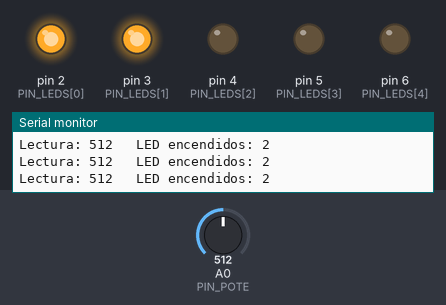
Bench run of a sketch on a simulated Arduino Uno, built with avr-gcc and run on an emulated ATmega328P. Shown: output pins drawn as LEDs (lit = HIGH), the last lines printed to the serial monitor. The test bench sets the inputs (shaded band); at power-on: A0 (PIN_POTE) = 512.

Above: at 1.2 s.
1.3 s: A0 (PIN_POTE) set to 420
4.3 s: A0 (PIN_POTE) set to 398
At 5.1 s:
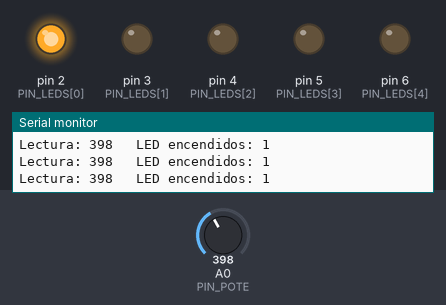
5.8 s: A0 (PIN_POTE) set to 222
8.8 s: A0 (PIN_POTE) set to 197
At 10.0 s:
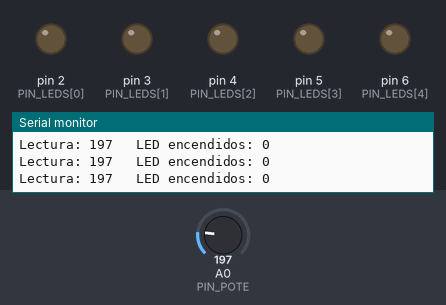
10.3 s: A0 (PIN_POTE) set to 716
At 10.9 s:
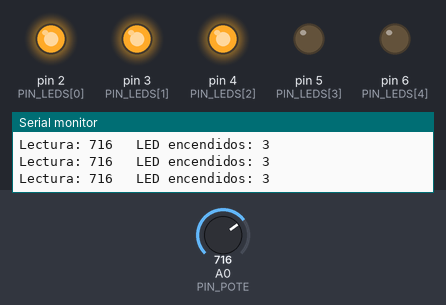
11.8 s: A0 (PIN_POTE) set to 631
13.3 s: A0 (PIN_POTE) set to 603
At 13.8 s:
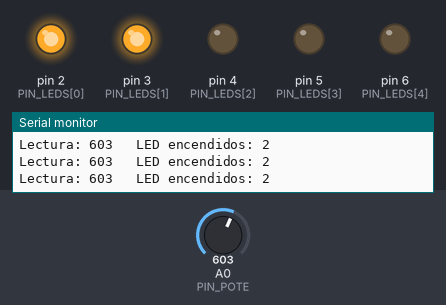
Timing chart, 0 to 15.8 s (numbered marks = the images above; inputs shaded):
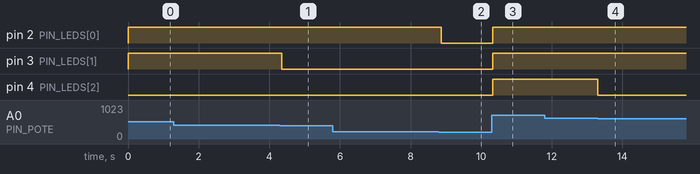

The sketch:

U1-E06-barra-nivel-leds.ino
```cpp
/* ============================================================
   Unidad 1 - Arduino Uno R3
   EJERCICIO U1-E06 - Barra de nivel con cinco LED
                                                  Nivel: intermedio
   ------------------------------------------------------------
   Se practica: ciclos, arreglos y conversion de rangos.
   Materiales:  5 LED, 5 resistencias de 220 ohm, potenciometro.
   Montaje:     LED en los pines 2, 3, 4, 5 y 6.
                Cursor del potenciometro a A0.
   ------------------------------------------------------------
   Autor: Francisco J. Agurto
   ============================================================ */

const byte PIN_LEDS[] = {2, 3, 4, 5, 6};
const byte N_LEDS     = sizeof(PIN_LEDS) / sizeof(PIN_LEDS[0]);
const byte PIN_POTE   = A0;

void setup() {
  for (byte i = 0; i < N_LEDS; i++) {
    pinMode(PIN_LEDS[i], OUTPUT);
  }
  Serial.begin(9600);
}

void loop() {
  int lectura = analogRead(PIN_POTE);              // 0 .. 1023
  int nivel   = map(lectura, 0, 1023, 0, N_LEDS);  // 0 .. 5 LED encendidos
  nivel       = constrain(nivel, 0, N_LEDS);

  for (byte i = 0; i < N_LEDS; i++) {
    digitalWrite(PIN_LEDS[i], (i < nivel) ? HIGH : LOW);
  }

  Serial.print(F("Lectura: "));
  Serial.print(lectura);
  Serial.print(F("   LED encendidos: "));
  Serial.println(nivel);

  delay(80);
}

/* EXTENSIONES
   - Reemplazar el potenciometro por la LDR del ejercicio E04 y
     obtener un luxometro de barra.
   - Hacer que el ultimo LED de la barra parpadee al llegar al
     maximo, como aviso de nivel critico. */
```

Measured:
- the behaviour switches between 410 and 409 on A0 (PIN_POTE) (found by bisection; images 0 and 1)
- the behaviour switches between 205 and 204 on A0 (PIN_POTE) (found by bisection; images 1 and 2)
- the behaviour switches between 614 and 613 on A0 (PIN_POTE) (found by bisection; images 3 and 4)
- after the input at 4.3 s, pin 3 (PIN_LEDS[1]): HIGH → LOW after 0.05 s
- after the input at 8.8 s, pin 2 (PIN_LEDS[0]): HIGH → LOW after 0.07 s
- after the input at 10.3 s, pin 2 (PIN_LEDS[0]), pin 3 (PIN_LEDS[1]), pin 4 (PIN_LEDS[2]): LOW → HIGH at once
- after the input at 13.3 s, pin 4 (PIN_LEDS[2]): HIGH → LOW at once
